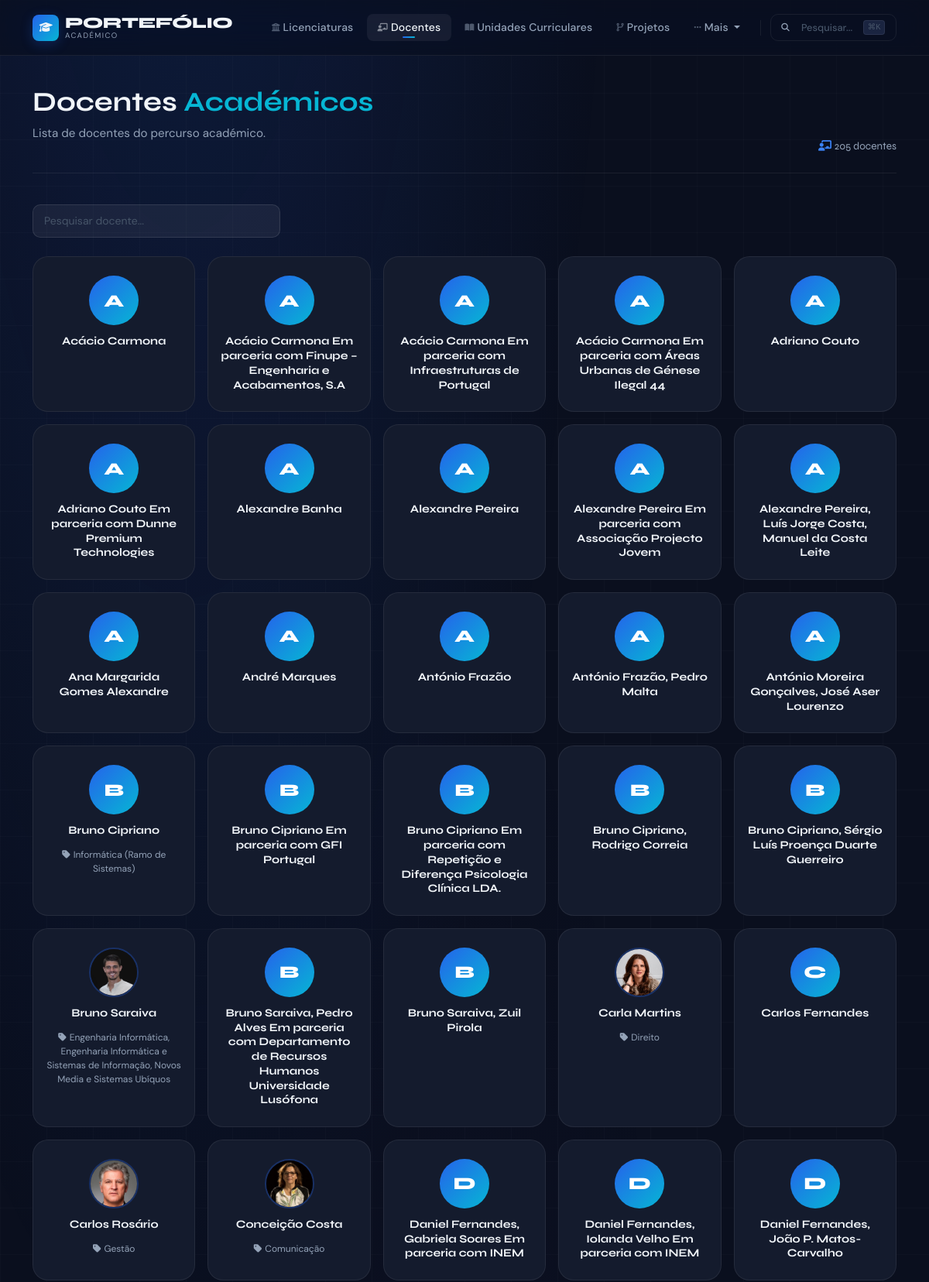
Screenshot of /portfolio/docentes/ (upper part) with the database file from the repository.
### portfolio/models.py (models this page shows, shortened)
class Docente(models.Model):
    nome = models.CharField(max_length=200)
    area_especializacao = models.CharField(max_length=200, blank=True)
    linkedin = models.URLField(blank=True)
    foto = models.ImageField(upload_to="docentes/", blank=True, null=True)
    class Meta:
        verbose_name_plural = "Docentes"
        ordering = ["nome"]

### portfolio/views.py (the view)
# urls.py: path('docentes/', views.docentes_view, name='docentes'),
def docentes_view(request):
    docentes = Docente.objects.prefetch_related('ucs').all()
    return render(request, 'portfolio/docentes.html', {'docentes': docentes})

### portfolio/templates/portfolio/docentes.html (shortened to what this page needs)
{% extends "portfolio/base.html" %}
{% block nav_docentes %}active{% endblock %}
{% block content %}
<div class="page-header">
    <div>
        <h2>Docentes <span class="text-accent">Académicos</span></h2>
        <p>Lista de docentes do percurso académico.</p>
    </div>
    <span style="font-family:var(--fd);font-size:.85rem;color:var(--ts);">
        <i class="fas fa-chalkboard-teacher me-1" style="color:var(--pri-l);"></i>{{ docentes|length }} docente{{ docentes|length|pluralize:"s" }}
    </span>
</div>
<input type="text" id="searchInput" placeholder="Pesquisar docente..."
       style="padding:10px 14px;width:320px;margin-bottom:1.5rem;
              background:rgba(255,255,255,.06);border:1px solid rgba(255,255,255,.1);
              border-radius:10px;color:#f1f5f9;font-size:.875rem;outline:none;">
{% if docentes %}
<div id="docentesList" style="display:grid;grid-template-columns:repeat(auto-fill,minmax(180px,1fr));gap:1rem;">
    {% for d in docentes %}
    <a href="{% url 'docentes_detail' d.id %}" class="docente-card">
        {% if d.foto %}
            <img src="{{ d.foto.url }}" alt="{{ d.nome }}" class="docente-avatar">
        {% else %}
            <div class="docente-avatar-placeholder">{{ d.nome|first|upper }}</div>
        {% endif %}
        <div class="docente-name">{{ d.nome }}</div>
        {% if d.area_especializacao %}
        <div class="docente-area"><i class="fas fa-tag me-1"></i>{{ d.area_especializacao }}</div>
        {% endif %}
    </a>
    {% endfor %}
</div>
{% else %}
<div class="empty-state">
    <i class="fas fa-chalkboard-teacher"></i>
    <p>Nenhum docente registado.</p>
</div>
{% endif %}
{% endblock %}

### portfolio/templates/portfolio/base.html (style rules this page uses)
:root { --pri: #2563eb; --pri-l: #3b82f6; --pri-g: rgba(37,99,235,.25); --acc: #06b6d4; --acc2: #8b5cf6; --dk: #0a0f1e; --dk2: #0f172a; --dk3: #1e293b; --sf: #141b2d; --sf2: #1a2440; --bd: rgba(255,255,255,.07); --tp: #f1f5f9; --ts: #94a3b8; --tm: #475569; --fd: 'Syne',sans-serif; --fb: 'DM Sans',sans-serif; --r: 12px; --rl: 20px; --glow: 0 0 40px rgba(37,99,235,.15); --tr: all .3s cubic-bezier(.4,0,.2,1); }
*,*::before,*::after { box-sizing:border-box; margin:0; padding:0; }
html { scroll-behavior:smooth; }
body { font-family:var(--fb); background:var(--dk); color:var(--tp); display:flex; flex-direction:column; min-height:100vh; overflow-x:hidden; }
body::before { content:''; position:fixed; inset:0; pointer-events:none; z-index:0; background: radial-gradient(ellipse 80% 50% at 20% -10%,rgba(37,99,235,.18) 0%,transparent 60%), radial-gradient(ellipse 60% 40% at 80% 110%,rgba(6,182,212,.12) 0%,transparent 55%), radial-gradient(ellipse 50% 60% at 50% 50%,rgba(139,92,246,.05) 0%,transparent 70%); }
body::after { content:''; position:fixed; inset:0; pointer-events:none; z-index:0; background-image:linear-gradient(rgba(255,255,255,.02) 1px,transparent 1px),linear-gradient(90deg,rgba(255,255,255,.02) 1px,transparent 1px); background-size:60px 60px; }
.page-header { margin-bottom:2.5rem; padding-bottom:1.5rem; border-bottom:1px solid var(--bd); display:flex; align-items:flex-end; justify-content:space-between; flex-wrap:wrap; gap:1rem; }
.page-header h2 { font-family:var(--fd); font-weight:700; font-size:clamp(1.6rem,3vw,2.2rem); line-height:1.15; }
.page-header h2 .text-accent { color:var(--acc); }
.page-header p { color:var(--ts); font-size:.95rem; margin-top:.4rem; max-width:520px; }
h2 { font-family:var(--fd); font-weight:700; }
a { color:var(--pri-l); }

### portfolio/templates/portfolio/docentes.html (style rules this page uses)
#searchInput::placeholder { color:#475569; }
.docente-card { background:var(--sf); border:1px solid var(--bd); border-radius:var(--rl); padding:1.5rem 1rem; display:flex; flex-direction:column; align-items:center; text-align:center; gap:.75rem; text-decoration:none; color:var(--tp); transition:var(--tr); height:100%; }
.docente-avatar { width:64px; height:64px; border-radius:50%; object-fit:cover; border:2px solid rgba(37,99,235,.3); flex-shrink:0; }
.docente-avatar-placeholder { width:64px; height:64px; border-radius:50%; background:linear-gradient(135deg,var(--pri),var(--acc)); display:grid; place-items:center; font-family:var(--fd); font-weight:800; font-size:1.4rem; color:#fff; flex-shrink:0; }
.docente-name { font-family:var(--fd); font-weight:700; font-size:.9rem; line-height:1.3; }
.docente-area { font-size:.75rem; color:var(--ts); }

### rows the page displays
Docente: nome|first "A", nome "Acácio Carmona"
Docente: nome|first "A", nome "Acácio Carmona Em parceria com Finupe – Engenharia e Acabamentos, S.A"
Docente: nome|first "A", nome "Acácio Carmona Em parceria com Infraestruturas de Portugal"
Docente: nome|first "A", nome "Acácio Carmona Em parceria com Áreas Urbanas de Génese Ilegal 44"
Docente: nome|first "A", nome "Adriano Couto"
Docente: nome|first "A", nome "Adriano Couto Em parceria com Dunne Premium Technologies"
Docente: nome|first "A", nome "Alexandre Banha"
Docente: nome|first "A", nome "Alexandre Pereira"
Docente: nome|first "A", nome "Alexandre Pereira Em parceria com Associação Projecto Jovem"
Docente: nome|first "A", nome "Alexandre Pereira, Luís Jorge Costa, Manuel da Costa Leite"
Docente: nome|first "A", nome "Ana Margarida Gomes Alexandre"
Docente: nome|first "A", nome "André Marques"
Docente: nome|first "A", nome "António Frazão"
Docente: nome|first "A", nome "António Frazão, Pedro Malta"
Docente: nome|first "A", nome "António Moreira Gonçalves, José Aser Lourenzo"
Docente: nome|first "B", nome "Bruno Cipriano", area_especializacao "Informática (Ramo de Sistemas)"
Docente: nome|first "B", nome "Bruno Cipriano Em parceria com GFI Portugal"
Docente: nome|first "B", nome "Bruno Cipriano Em parceria com Repetição e Diferença Psicologia Clínica LDA."
Docente: nome|first "B", nome "Bruno Cipriano, Rodrigo Correia"
Docente: nome|first "B", nome "Bruno Cipriano, Sérgio Luís Proença Duarte Guerreiro"
Docente: foto (picture), nome "Bruno Saraiva", area_especializacao "Engenharia Informática, Engenharia Informática e Sistemas de Informação, Novos Media e Sistemas Ubíquos"
Docente: nome|first "B", nome "Bruno Saraiva, Pedro Alves Em parceria com Departamento de Recursos Humanos Universidade Lusófona"
Docente: nome|first "B", nome "Bruno Saraiva, Zuil Pirola"
Docente: foto (picture), nome "Carla Martins", area_especializacao "Direito"
Docente: nome|first "C", nome "Carlos Fernandes"
Docente: foto (picture), nome "Carlos Rosário", area_especializacao "Gestão"
Docente: foto (picture), nome "Conceição Costa", area_especializacao "Comunicação"
Docente: nome|first "D", nome "Daniel Fernandes, Gabriela Soares Em parceria com INEM"
Docente: nome|first "D", nome "Daniel Fernandes, Iolanda Velho Em parceria com INEM"
Docente: nome|first "D", nome "Daniel Fernandes, João P. Matos-Carvalho"

### other values shown
{{ docentes|length }} "205"
